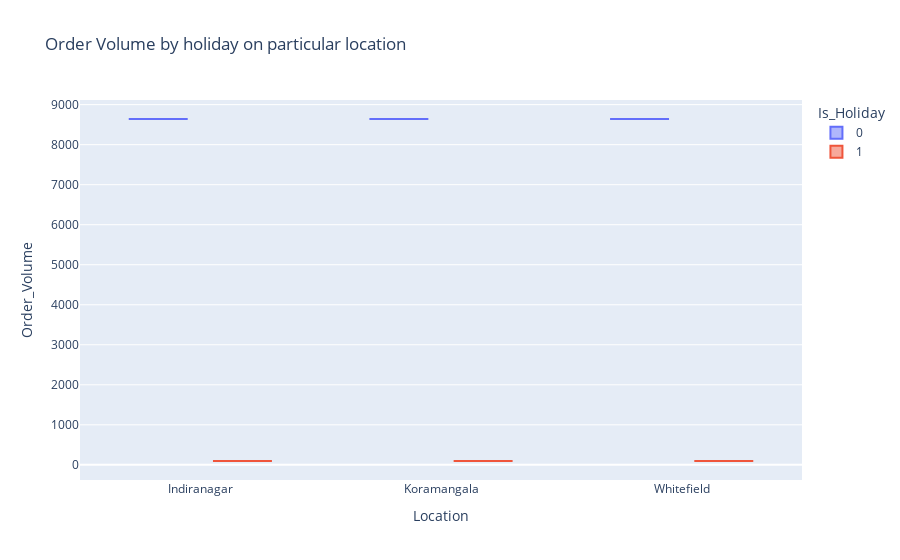

Source (notebook cell):
### Code cell
order_volume_by_holiday=analysis_data.groupby(['Is_Holiday','Location'])['Order_Volume'].size().reset_index()
fig=px.box(order_volume_by_holiday,x='Location',y='Order_Volume',color='Is_Holiday',
       title=('Order Volume by holiday on particular location'),
       labels={'Location':'Location','Order_Volume':'Order_Volume','Is_Holiday':'Is_Holiday'})
fig.show()

### Figure 1 — Plotly figure (JSON) as saved in the notebook; plotly's stock layout.template omitted (floating-point values rounded to 4 significant figures)
{"data": [{"alignmentgroup": "True", "hovertemplate": "Is_Holiday=0<br>Location=%{x}<br>Order_Volume=%{y}<extra></extra>", "legendgroup": "0", "marker": {"color": "#636efa"}, "name": "0", "notched": false, "offsetgroup": "0", "orientation": "v", "showlegend": true, "type": "box", "x": ["Indiranagar", "Koramangala", "Whitefield"], "x0": " ", "xaxis": "x", "y": [8641, 8641, 8641], "y0": " ", "yaxis": "y"}, {"alignmentgroup": "True", "hovertemplate": "Is_Holiday=1<br>Location=%{x}<br>Order_Volume=%{y}<extra></extra>", "legendgroup": "1", "marker": {"color": "#EF553B"}, "name": "1", "notched": false, "offsetgroup": "1", "orientation": "v", "showlegend": true, "type": "box", "x": ["Indiranagar", "Koramangala", "Whitefield"], "x0": " ", "xaxis": "x", "y": [96, 96, 96], "y0": " ", "yaxis": "y"}], "layout": {"boxmode": "group", "legend": {"title": {"text": "Is_Holiday"}, "tracegroupgap": 0}, "title": {"text": "Order Volume by holiday on particular location"}, "xaxis": {"anchor": "y", "domain": [0, 1], "title": {"text": "Location"}}, "yaxis": {"anchor": "x", "domain": [0, 1], "title": {"text": "Order_Volume"}}}}
